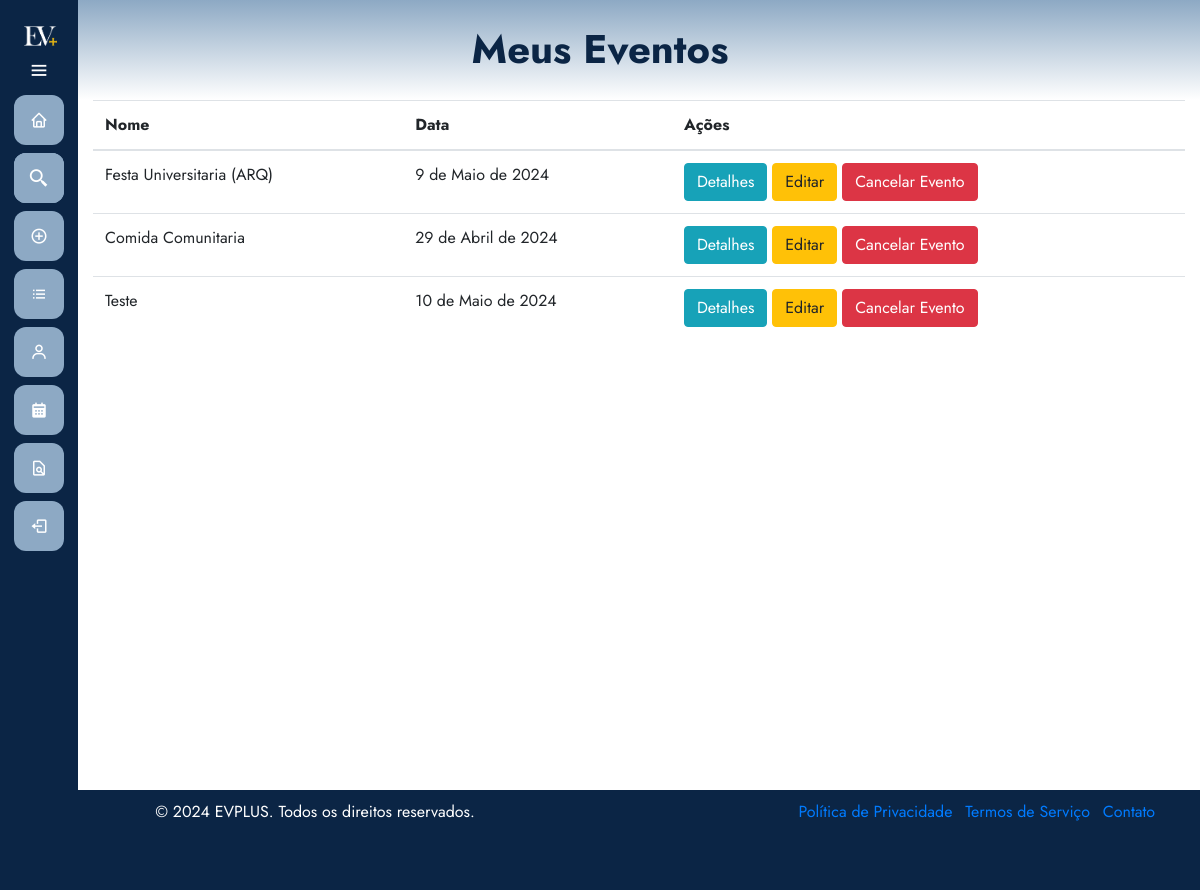
Before: /eventos/meuseventos/ (signed in) with the older database file.
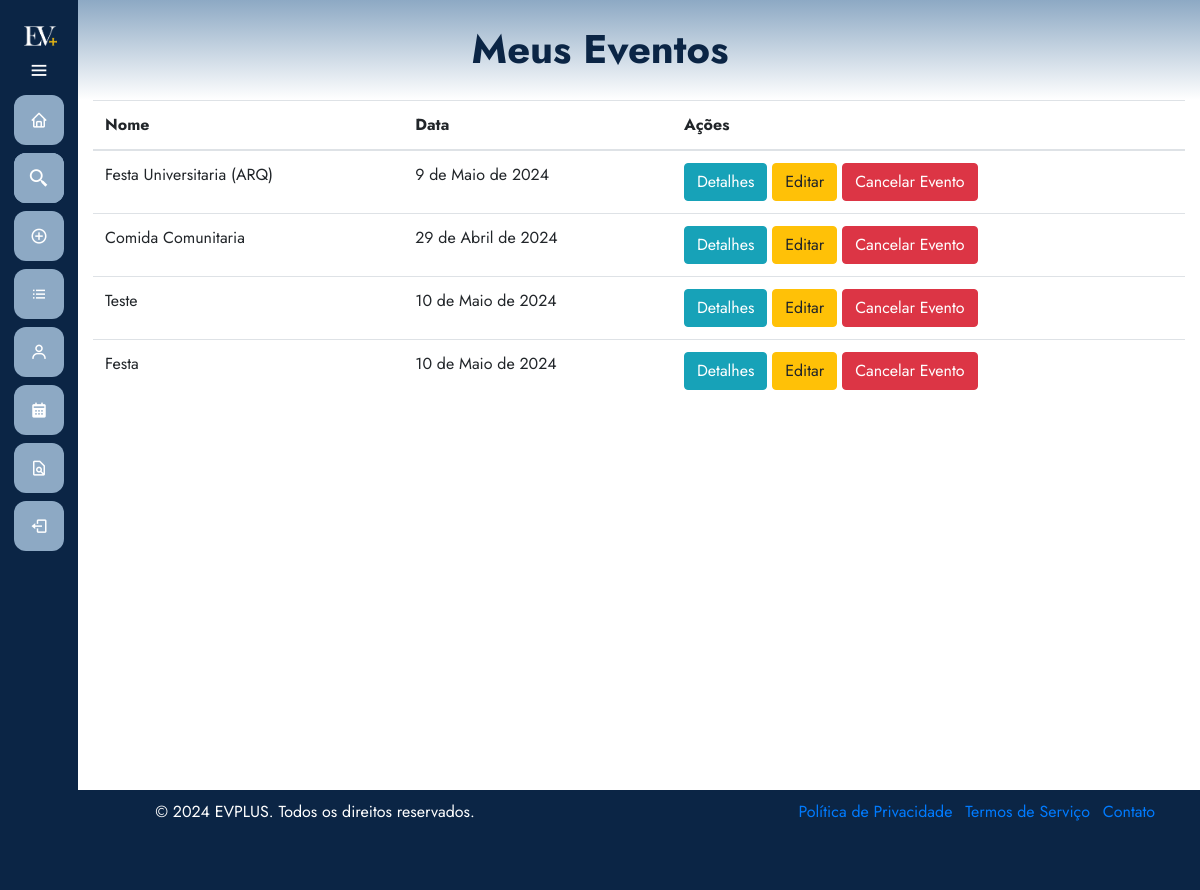
After: the same page with the newer database file.
### eventos/models.py (models this page shows, shortened)
class Evento(models.Model):
    user = models.ForeignKey(User, on_delete=models.CASCADE)
    clients = models.ManyToManyField(User, through='Inscricao', related_name='eventos')
    name = models.CharField(max_length=100)
    description = models.TextField()
    local = models.CharField(max_length=100)
    date = models.DateField()
    time = models.TimeField()
    category = models.CharField(max_length=100)
    banner = models.ImageField(null=True, blank=True, upload_to='images/')

### eventos/views.py (the view)
# urls.py: path('meuseventos/', views.listarEventos, name='meuseventos'),
@login_required
@permission_required('eventos.add_evento', raise_exception=True)
def listarEventos(request):
    exibir_sidebar = True
    eventos = Evento.objects.filter(user=request.user)
    return render(request, 'meusEventos.html', {'eventos': eventos, 'exibir_sidebar': exibir_sidebar})

### eventos/templates/meuseventos.html (shortened to what this page needs)
{% extends 'base.html' %}
{% load static %}
{% block 'head' %}
    <link rel="stylesheet" href="{% static 'eventos/css/meuseventos.css' %}">
{% endblock %}
{% block 'dashboard' %}
    <div class="container">
        <div class="row">
            <div class="col-md-12">
                <table class="table">
                    <thead>
                        <tr>
                            <th>Nome</th>
                            <th>Data</th>
                            <th>Ações</th>
                        </tr>
                    </thead>
                    <tbody>
                        {% for evento in eventos %}
                            <tr>
                                <td>{{ evento.name }}</td>
                                <td>{{ evento.date }}</td>
                                <td>
                                    <a href="{% url 'eventos:detalhes_evento' evento.id %}" class="btn btn-info">Detalhes</a>
                                    {% if perms.eventos.change_evento %}
                                        <a href="{% url 'eventos:editar_evento' evento.id %}" class="btn btn-warning">Editar</a>
                                        <a href="#" onclick="confirmarCancelar('{{ evento.id }}')" class="btn btn-danger">Cancelar Evento</a>
                                    {% endif %}
                                </td>
                            </tr>
                        {% endfor %}
                    </tbody>
                </table>
            </div>
        </div>
    </div>
{% endblock %}

Changed rows visible on the page:
added Evento: name "Festa", date "10 de Maio de 2024"
